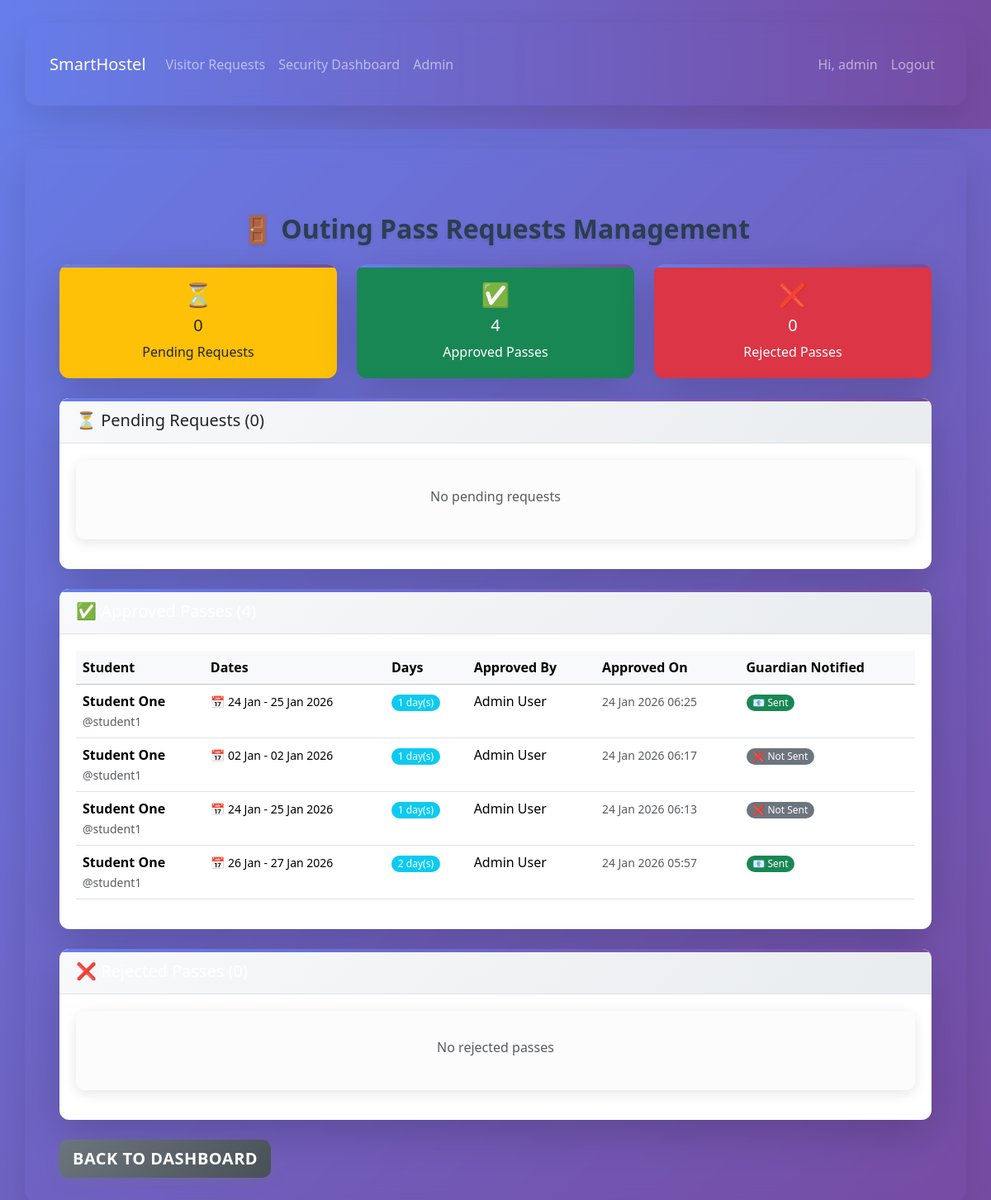
The page /outing/admin-requests/ (signed in) on the database its author committed.
### hostel/models.py (models this page shows, shortened)
class OutingPass(models.Model):
    STATUS_CHOICES = [
        ('pending', 'Pending'),
        ('approved', 'Approved'),
        ('rejected', 'Rejected'),
    ]
    student = models.ForeignKey(StudentProfile, on_delete=models.CASCADE)
    from_date = models.DateField()
    to_date = models.DateField()
    days_requested = models.PositiveIntegerField()
    reason = models.TextField()
    status = models.CharField(max_length=20, choices=STATUS_CHOICES, default='pending')
    requested_on = models.DateTimeField(auto_now_add=True)
    approved_on = models.DateTimeField(null=True, blank=True)
    approved_by = models.ForeignKey(User, on_delete=models.SET_NULL, null=True, blank=True, related_name='approved_passes')
    rejection_reason = models.TextField(blank=True)
    guardian_email = models.EmailField(blank=True)
    guardian_phone = models.CharField(max_length=20, blank=True)
    notification_sent = models.BooleanField(default=False)
    class Meta:
        ordering = ['-requested_on']

class StudentProfile(models.Model):
    user = models.OneToOneField(User, on_delete=models.CASCADE)
    roll_number = models.CharField(max_length=30, blank=True, null=True)
    room = models.ForeignKey(Room, on_delete=models.SET_NULL, null=True, blank=True)
    fees_due = models.DecimalField(max_digits=9, decimal_places=2, default=0)
    fees_paid = models.DecimalField(max_digits=9, decimal_places=2, default=0)
    joined_on = models.DateField(default=timezone.now)

### hostel/views.py (the view)
# urls.py: path('outing/admin-requests/', views.admin_outing_requests, name='admin_outing_requests'),
@login_required
def admin_outing_requests(request):
    if not request.user.is_staff:
        messages.error(request, 'Unauthorized access.')
        return redirect('dashboard')
    pending = OutingPass.objects.filter(status='pending').order_by('requested_on')
    approved = OutingPass.objects.filter(status='approved').order_by('-approved_on')
    rejected = OutingPass.objects.filter(status='rejected').order_by('-requested_on')
    return render(request, 'hostel/admin_outing_requests.html', {
        'pending': pending,
        'approved': approved,
        'rejected': rejected
    })

### templates/hostel/admin_outing_requests.html (shortened to what this page needs)
{% extends 'hostel/base.html' %}
{% load static %}
{% block content %}
<div class="container-fluid mt-5">
    <div class="row">
        <div class="col-md-12">
            <h2 class="mb-4">🚪 Outing Pass Requests Management</h2>
            <div class="row mb-4">
                <div class="col-md-4">
                    <div class="card text-center shadow-lg border-0 bg-warning text-dark">
                        <div class="card-body">
                            <h3>⏳</h3>
                            <h5>{{ pending.count }}</h5>
                            <p class="mb-0">Pending Requests</p>
                        </div>
                    </div>
                </div>
                <div class="col-md-4">
                    <div class="card text-center shadow-lg border-0 bg-success text-white">
                        <div class="card-body">
                            <h3>✅</h3>
                            <h5>{{ approved.count }}</h5>
                            <p class="mb-0">Approved Passes</p>
                        </div>
                    </div>
                </div>
                <div class="col-md-4">
                    <div class="card text-center shadow-lg border-0 bg-danger text-white">
                        <div class="card-body">
                            <h3>❌</h3>
                            <h5>{{ rejected.count }}</h5>
                            <p class="mb-0">Rejected Passes</p>
                        </div>
                    </div>
                </div>
            </div>
            <div class="card shadow-lg border-0 mb-4">
                <div class="card-header bg-warning text-dark">
                    <h5 class="mb-0">⏳ Pending Requests ({{ pending.count }})</h5>
                </div>
                <div class="card-body">
                    {% if pending %}
                        <div class="table-responsive">
                            <table class="table table-hover">
                                <thead class="table-light">
                                    <tr>
                                        <th>Student</th>
                                        <th>Roll No</th>
                                        <th>Dates</th>
                                        <th>Days</th>
                                        <th>Reason</th>
                                        <th>Guardian Email</th>
                                        <th>Requested On</th>
                                        <th>Actions</th>
                                    </tr>
                                </thead>
                                <tbody>
                                    {% for pass in pending %}
                                        <tr>
                                            <td>
                                                <strong>{{ pass.student.user.get_full_name }}</strong>
                                                <br>
                                                <small class="text-muted">@{{ pass.student.user.username }}</small>
                                            </td>
                                            <td>{{ pass.student.roll_number }}</td>
                                            <td>
                                                <small>
                                                    📅 {{ pass.from_date|date:"d M" }} - {{ pass.to_date|date:"d M Y" }}
                                                </small>
                                            </td>
                                            <td>
                                                <span class="badge bg-info">{{ pass.days_requested }} day(s)</span>
                                            </td>
                                            <td>
                                                <small>{{ pass.reason|truncatewords:5 }}</small>
                                            </td>
                                            <td>
                                                <small>{{ pass.guardian_email }}</small>
                                            </td>
                                            <td>
                                                <small class="text-muted">{{ pass.requested_on|date:"d M Y H:i" }}</small>
                                            </td>
                                            <td>
                                                <a href="{% url 'approve_outing_pass' pass.id %}" class="btn btn-sm btn-success" title="Approve">
                                                    <i class="fas fa-check"></i> Approve
                                                </a>
                                                <a href="{% url 'reject_outing_pass' pass.id %}" class="btn btn-sm btn-danger" title="Reject">
                                                    <i class="fas fa-times"></i> Reject
                                                </a>
                                            </td>
                                        </tr>
                                    {% endfor %}
                                </tbody>
                            </table>
                        </div>
                    {% else %}
                        <div class="alert alert-light text-center py-4">
                            <p class="mt-2 text-muted">No pending requests</p>
                        </div>
                    {% endif %}
                </div>
            </div>
            <div class="card shadow-lg border-0 mb-4">
                <div class="card-header bg-success text-white">
                    <h5 class="mb-0">✅ Approved Passes ({{ approved.count }})</h5>
                </div>
                <div class="card-body">
                    {% if approved %}
                        <div class="table-responsive">
                            <table class="table table-hover">
                                <thead class="table-light">
                                    <tr>
                                        <th>Student</th>
                                        <th>Dates</th>
                                        <th>Days</th>
                                        <th>Approved By</th>
                                        <th>Approved On</th>
                                        <th>Guardian Notified</th>
                                    </tr>
                                </thead>
                                <tbody>
                                    {% for pass in approved %}
                                        <tr>
                                            <td>
                                                <strong>{{ pass.student.user.get_full_name }}</strong>
                                                <br>
                                                <small class="text-muted">@{{ pass.student.user.username }}</small>
                                            </td>
                                            <td>
                                                <small>
                                                    📅 {{ pass.from_date|date:"d M" }} - {{ pass.to_date|date:"d M Y" }}
                                                </small>
                                            </td>
                                            <td>
                                                <span class="badge bg-info">{{ pass.days_requested }} day(s)</span>
                                            </td>
                                            <td>{{ pass.approved_by.get_full_name }}</td>
                                            <td>
                                                <small class="text-muted">{{ pass.approved_on|date:"d M Y H:i" }}</small>
                                            </td>
                                            <td>
                                                {% if pass.notification_sent %}
                                                    <span class="badge bg-success">📧 Sent</span>
                                                {% else %}
                                                    <span class="badge bg-secondary">❌ Not Sent</span>
                                                {% endif %}
                                            </td>
                                        </tr>
                                    {% endfor %}
                                </tbody>
                            </table>
                        </div>
                    {% else %}
                        <div class="alert alert-light text-center py-4">
                            <i class="fas fa-inbox" style="font-size: 2rem; color: #ccc;"></i>
                            <p class="mt-2 text-muted">No approved passes</p>
                        </div>
                    {% endif %}
                </div>
            </div>
            <div class="card shadow-lg border-0 mb-4">
                <div class="card-header bg-danger text-white">
                    <h5 class="mb-0">❌ Rejected Passes ({{ rejected.count }})</h5>
                </div>
                <div class="card-body">
                    {% if rejected %}
                        <div class="table-responsive">
                            <table class="table table-hover">
                                <thead class="table-light">
                                    <tr>
                                        <th>Student</th>
                                        <th>Dates</th>
                                        <th>Days</th>
                                        <th>Rejection Reason</th>
                                        <th>Guardian Notified</th>
                                    </tr>
                                </thead>
                                <tbody>
                                    {% for pass in rejected %}
                                        <tr>
                                            <td>
                                                <strong>{{ pass.student.user.get_full_name }}</strong>
                                                <br>
                                                <small class="text-muted">@{{ pass.student.user.username }}</small>
                                            </td>
                                            <td>
                                                <small>
                                                    📅 {{ pass.from_date|date:"d M" }} - {{ pass.to_date|date:"d M Y" }}
                                                </small>
                                            </td>
                                            <td>
                                                <span class="badge bg-info">{{ pass.days_requested }} day(s)</span>
                                            </td>
                                            <td>
                                                <small>{{ pass.rejection_reason|truncatewords:10 }}</small>
                                            </td>
                                            <td>
                                                {% if pass.notification_sent %}
                                                    <span class="badge bg-success">📧 Sent</span>
                                                {% else %}
                                                    <span class="badge bg-secondary">❌ Not Sent</span>
                                                {% endif %}
                                            </td>
                                        </tr>
                                    {% endfor %}
                                </tbody>
                            </table>
                        </div>
                    {% else %}
                        <div class="alert alert-light text-center py-4">
                            <p class="mt-2 text-muted">No rejected passes</p>
                        </div>
                    {% endif %}
                </div>
            </div>
            <div class="mt-4">
                <a href="{% url 'admin_dashboard' %}" class="btn btn-secondary btn-lg">
                     Back to Dashboard
                </a>
            </div>
        </div>
    </div>
</div>
{% endblock %}

### templates/hostel/base.html (shortened to what this page needs)
{% load static %}
<!doctype html>
<html lang="en">
  <head>
    <link href="https://cdn.jsdelivr.net/npm/bootstrap@5.3.2/dist/css/bootstrap.min.css" rel="stylesheet">
    <link href="{% static 'hostel/css/style.css' %}" rel="stylesheet">
  </head>
  <body>
    <nav class="navbar navbar-expand-lg navbar-dark mb-4" style="background: linear-gradient(90deg, #667eea 0%, #764ba2 100%);">
      <div class="container">
        <a class="navbar-brand" href="{% url 'home' %}">SmartHostel</a>
        <div class="collapse navbar-collapse" id="nav">
          <ul class="navbar-nav me-auto">
            {% if user.is_authenticated %}
              {% if user.is_staff %}
                <li class="nav-item"><a class="nav-link" href="{% url 'admin_visitor_requests' %}">Visitor Requests</a></li>
                <li class="nav-item"><a class="nav-link" href="{% url 'security_dashboard' %}">Security Dashboard</a></li>
                <li class="nav-item"><a class="nav-link" href="/admin/">Admin</a></li>
              {% endif %}
            {% endif %}
          </ul>
          <ul class="navbar-nav">
            {% if user.is_authenticated %}
              <li class="nav-item"><span class="nav-link">Hi, {{ user.username }}</span></li>
              <li class="nav-item"><a class="nav-link" href="{% url 'logout' %}">Logout</a></li>
            {% else %}
              <li class="nav-item"><a class="nav-link" href="{% url 'login' %}">Login</a></li>
              <li class="nav-item"><a class="nav-link" href="{% url 'signup' %}">Sign up</a></li>
            {% endif %}
          </ul>
        </div>
      </div>
    </nav>
    <div class="container">
      {% block content %}{% endblock %}
    </div>
  </body>
</html>

### rows shown on the page
OutingPass: student.user.get_full_name "Student One", student.user.username "student1", from_date "24 Jan", to_date "25 Jan 2026", days_requested "1", approved_by.get_full_name "Admin User", approved_on "24 Jan 2026 06:25", notification_sent "📧 Sent"
OutingPass: student.user.get_full_name "Student One", student.user.username "student1", from_date "02 Jan", to_date "02 Jan 2026", days_requested "1", approved_by.get_full_name "Admin User", approved_on "24 Jan 2026 06:17", notification_sent "❌ Not Sent"
OutingPass: student.user.get_full_name "Student One", student.user.username "student1", from_date "24 Jan", to_date "25 Jan 2026", days_requested "1", approved_by.get_full_name "Admin User", approved_on "24 Jan 2026 06:13", notification_sent "❌ Not Sent"
OutingPass: student.user.get_full_name "Student One", student.user.username "student1", from_date "26 Jan", to_date "27 Jan 2026", days_requested "2", approved_by.get_full_name "Admin User", approved_on "24 Jan 2026 05:57", notification_sent "📧 Sent"

### other values the page prints
{{ user.username }} "admin"
{{ pending.count }} "0"
{{ approved.count }} "4"
{{ rejected.count }} "0"
